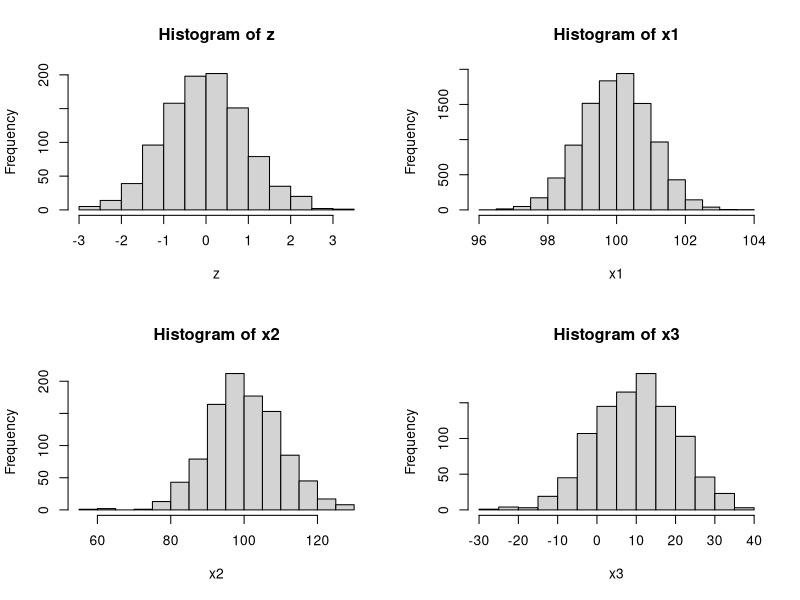
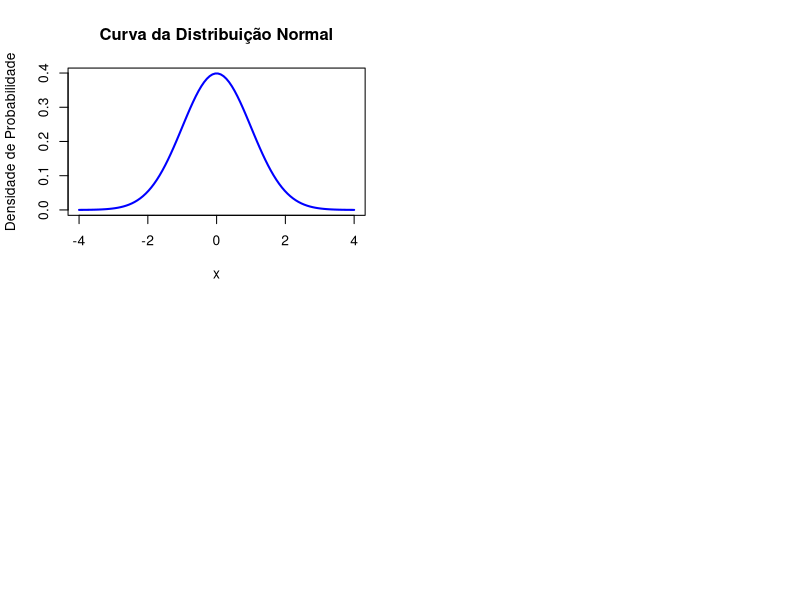

Source code (R) for these figures, in order:
## ---- chunk 1
# Função dbinom() para calcular a probabilidade em uma distribuição binomial
probabilidade <- dbinom(x=4, size = 10, prob = 0.5)
print(probabilidade)

## ---- chunk 2
probabilidade <- pbinom(q=4, size = 10, prob = 0.5)
print(probabilidade)
## ---- chunk 3
N = 20
n = 1
(x = rbinom(N,n,prob = 0.5))
(table(x))
## ---- chunk 4
# Função dpois() para calcular a probabilidade em uma distribuição de Poisson
probabilidade <- dpois(3, lambda = 2)
print(probabilidade)

## ---- chunk 5
probabilidade <- ppois(3, lambda = 2)
print(probabilidade)
## ---- chunk 6
x <- rpois(n = 10, lambda = 2)
table(x)
## ---- chunk 7
# Função pnorm() para calcular a probabilidade em uma distribuição normal
probabilidade <- pnorm(110, mean = 100, sd = 15)
print(probabilidade)

## ---- chunk 8
probabilidade <- pnorm(120, mean = 100, sd = 15) - pnorm(110, mean = 100, sd = 15)
print(probabilidade)
## ---- chunk 9
probabilidade <- pnorm(120, mean = 100, sd = 15,lower.tail = F) 
print(probabilidade) # ou

probabilidade <- 1-pnorm(120, mean = 100, sd = 15,lower.tail = T) 
print(probabilidade)
## ---- chunk 10
qnorm(0.75,mean = 100,15)
qnorm(0.09,mean = 100,15,lower.tail = F)
## ---- chunk 11
z = rnorm(1000,mean = 0,sd = 1)
x1 = rnorm(10000,mean = 100,sd = 1)
x2 = rnorm(1000,mean = 100,sd = 10)
x3 = rnorm(1000,mean = 10,sd = 10)
par(mfrow=c(2,2))
hist(z);hist(x1);hist(x2);hist(x3)
## ---- chunk 12
# Parâmetros da distribuição normal
mu <- 0  # Média
sigma <- 1  # Desvio padrão

# Valores para o eixo x
x <- seq(-4, 4, length.out = 100)

# Calculando os valores da densidade de probabilidade para os valores de x
y <- dnorm(x, mean = mu, sd = sigma)

# Plotando a curva da distribuição normal
plot(x, y, type = "l", lwd = 2, col = "blue", 
     main = "Curva da Distribuição Normal", 
     xlab = "x", ylab = "Densidade de Probabilidade")

